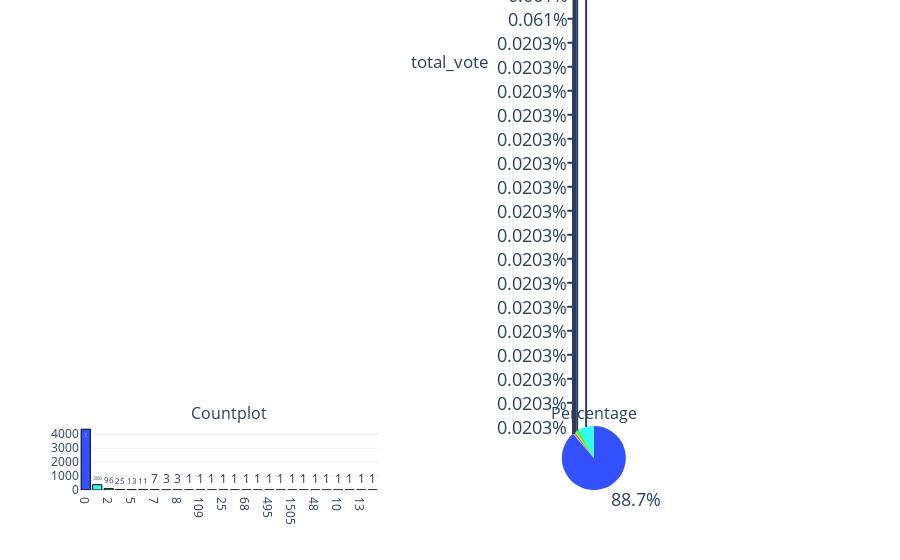

The notebook cell saved with this chart:
### Code cell
categorical_variable_summary(df, 'total_vote')

### Figure 1 — Plotly figure (JSON) as saved in the notebook; plotly's stock layout.template omitted (floating-point values rounded to 4 significant figures)
{"data": [{"marker": {"color": ["#3351FF", "#33FFF0", "#33FF4B", "#F1EE09", "#F10909", "#CE07F6", "#F607B1"], "line": {"color": "#000000", "width": 1}}, "name": "total_vote", "showlegend": false, "text": ["4360", "380", "96", "25", "13", "11", "7", "3", "3", "1", "1", "1", "1", "1", "1", "1", "1", "1", "1", "1", "1", "1", "1", "1", "1", "1"], "textposition": "auto", "type": "bar", "x": ["0", "1", "2", "3", "5", "4", "7", "6", "8", "2020", "109", "65", "25", "139", "68", "49", "495", "1694", "1505", "21", "48", "16", "10", "236", "13", "118"], "xaxis": "x", "y": [4360, 380, 96, 25, 13, 11, 7, 3, 3, 1, 1, 1, 1, 1, 1, 1, 1, 1, 1, 1, 1, 1, 1, 1, 1, 1], "yaxis": "y"}, {"domain": {"x": [0.55, 1], "y": [0, 1]}, "labels": [0, 1, 2, 3, 5, 4, 7, 6, 8, 2020, 109, 65, 25, 139, 68, 49, 495, 1694, 1505, 21, 48, 16, 10, 236, 13, 118], "marker": {"colors": ["#3351FF", "#33FFF0", "#33FF4B", "#F1EE09", "#F10909", "#CE07F6", "#F607B1"]}, "name": "total_vote", "showlegend": false, "textfont": {"size": 18}, "textposition": "auto", "type": "pie", "values": [4360, 380, 96, 25, 13, 11, 7, 3, 3, 1, 1, 1, 1, 1, 1, 1, 1, 1, 1, 1, 1, 1, 1, 1, 1, 1]}], "layout": {"annotations": [{"font": {"size": 16}, "showarrow": false, "text": "Countplot", "x": 0.225, "xanchor": "center", "xref": "paper", "y": 1, "yanchor": "bottom", "yref": "paper"}, {"font": {"size": 16}, "showarrow": false, "text": "Percentage", "x": 0.775, "xanchor": "center", "xref": "paper", "y": 1, "yanchor": "bottom", "yref": "paper"}], "autosize": true, "dragmode": "zoom", "title": {"text": "total_vote", "x": 0.5, "xanchor": "center", "y": 0.9, "yanchor": "top"}, "xaxis": {"anchor": "y", "autorange": true, "domain": [0, 0.45], "range": [-0.5, 25.5], "type": "category"}, "yaxis": {"anchor": "x", "autorange": true, "domain": [0, 1], "range": [0, 4589.0], "type": "linear"}}}
